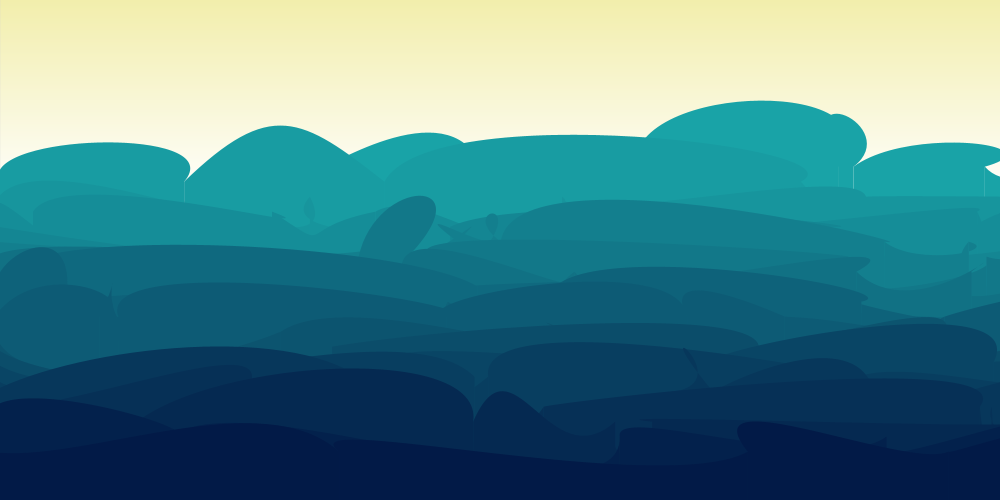
Frame 1 (no input)
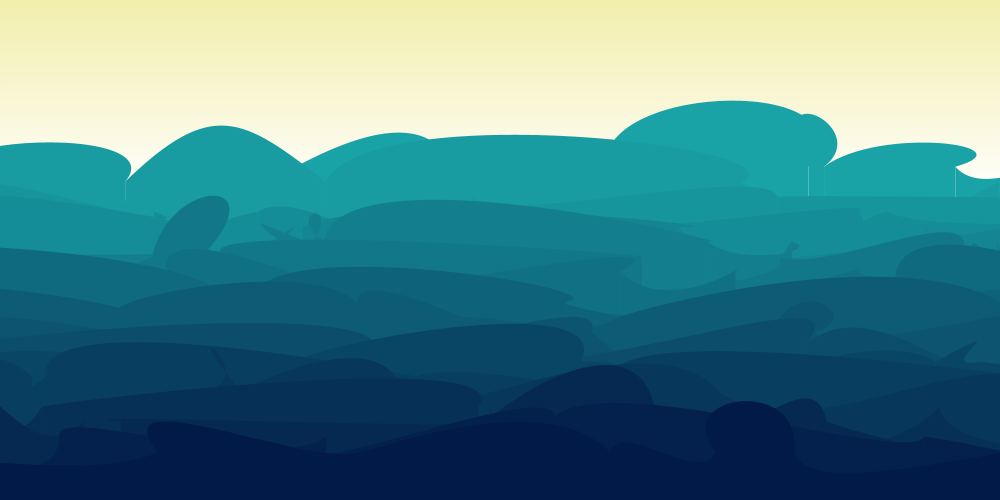
Frame 60 (the mouse pressed at the canvas centre just before this capture)
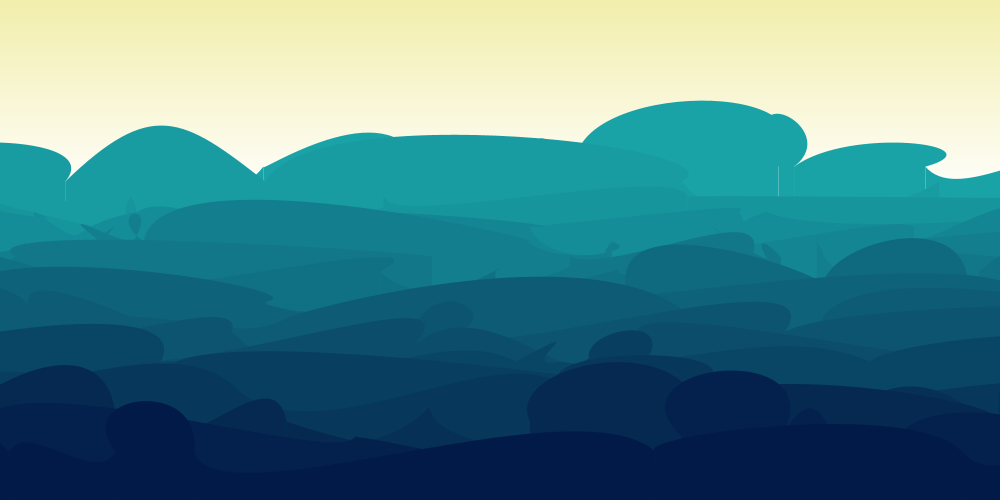
Frame 120 (the mouse held since frame 60 and released just before this capture)

The Processing sketch that drew these frames (run headless with seeded random() and noise(); from frame 60 on, the mouse is pressed at the canvas centre):

// Processing sketch: day_15_jan_23_17
// ── day_15_jan_23_17.pde
ArrayList<ArrayList<Curve>> curves = new ArrayList<ArrayList<Curve>>();

void setup() {
  size(1000, 500);
  for(int i = 0; i < 20; i++) {
    ArrayList<Curve> layer = new ArrayList<Curve>();
    float xoffset = 0;
    for(float x = 0; x < width*2; x += xoffset) {
      xoffset = random(width/2.0);
      layer.add(new Curve(lerpColor(#19A3A7, #011342, i/20.0), (i+1)/2.0, new PVector(x, height/3.0+15*i), new PVector(x+xoffset, height/3.0+15*i)));
    }
    curves.add(layer);
  }
}

void draw() {
  for(int y = 0; y <= 200; y++) {
    stroke(lerpColor(#F2EEAC, #FFFFFF, map(y, 0, 200, 0, 1)));
    line(0, y, width, y);
  }
  // background(255);
  for(int i = 0; i < curves.size(); i++) {
    ArrayList<Curve> layer = curves.get(i);
    for(Curve curve : layer) {
      curve.update();
      curve.draw();
    }
    if(layer.get(0).a2.x <= 0) {
      layer.remove(0);
      Curve prev = layer.get(layer.size()-1);
      PVector c1 = prev.c2.get();
      c1.sub(prev.a2);
      c1.mult(-1);
      c1.add(prev.a2);
      layer.add(new Curve(lerpColor(#19A3A7, #011342, i/20.0), (i+1)/2.0, new PVector(prev.a2.x, height/3.0+15*i), c1, new PVector(prev.a2.x+random(width/2.0), height/3.0+15*i)));
    }
  }
}

class Curve {
  Curve(color clr, float vel, PVector a1, PVector c1, PVector a2) {
    this.clr = clr;
    this.vel = vel;
    this.a1  = a1;
    this.a2  = a2;
    this.c1  = c1;
    this.c2  = new PVector(random(a2.x-100, a2.x+100), random(a2.y-100, a2.y+100));
  }
  Curve(color clr, float vel, PVector a1, PVector a2) {
    this.clr = clr;
    this.vel = vel;
    this.a1  = a1;
    this.a2  = a2;
    this.c1  = new PVector(random(a1.x-100, a1.x+100), random(a1.y-100, a1.y+100));
    this.c2  = new PVector(random(a2.x-100, a2.x+100), random(a2.y-100, a2.y+100));
  }

  void update() {
    a1.x -= vel;
    c1.x -= vel;
    c2.x -= vel;
    a2.x -= vel;
  }

  void draw() {
    fill(clr);
    noStroke();
    beginShape();
    vertex(a1.x, height*2);
    vertex(a1.x, a1.y);
    bezierVertex(c1.x, c1.y, c2.x, c2.y, a2.x, a2.y);
    vertex(a2.x, height*2);
    endShape();
  }

  color clr;
  float vel;
  PVector a1, c1, c2, a2;
}
